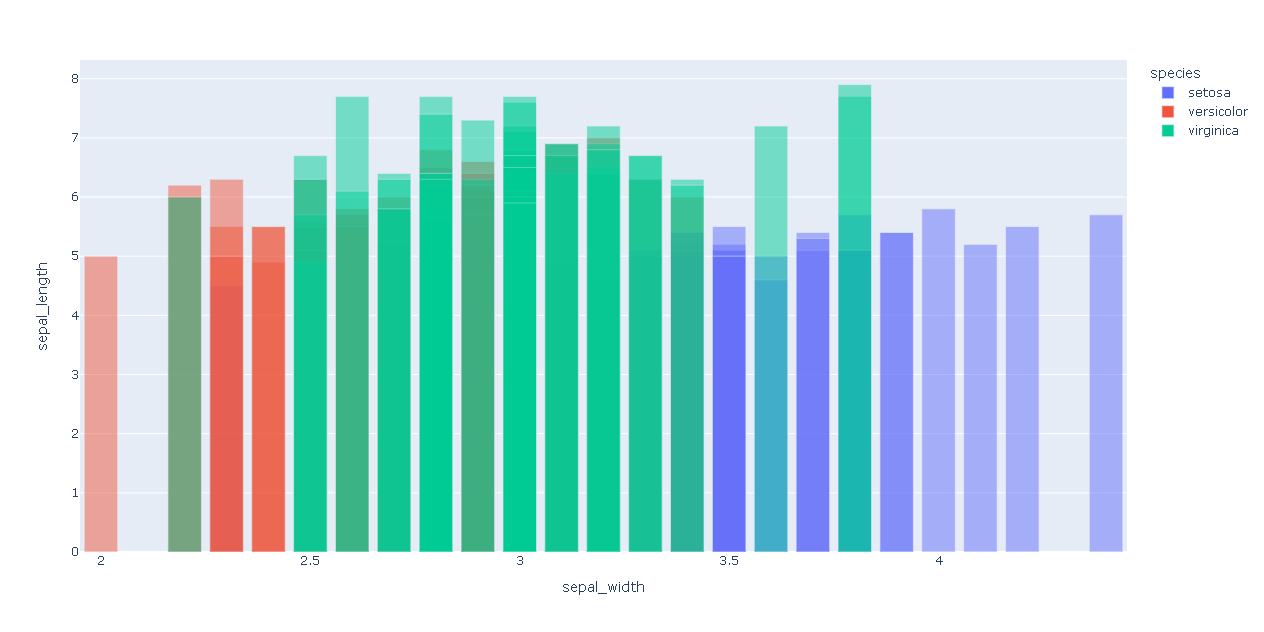

Reproduce this figure in Python.
import plotly.express as px # Biblioteca usada para criar gráficos

df = px.data.iris() # DataFrame com conjunto de dados Iris
fig = px.bar(df, x="sepal_width", y="sepal_length",
             color="species", barmode='overlay') # Cria o objeto com os dados de x e y
fig.show() # Plota o gráfico

# plotly.express pode criar toda a fígura de uma só vez. Ele usa a graph_objects internamente
# long-form data é adequado para armazenar e exibir dados multivariados, ou seja, com dimensões superiores a 2.
